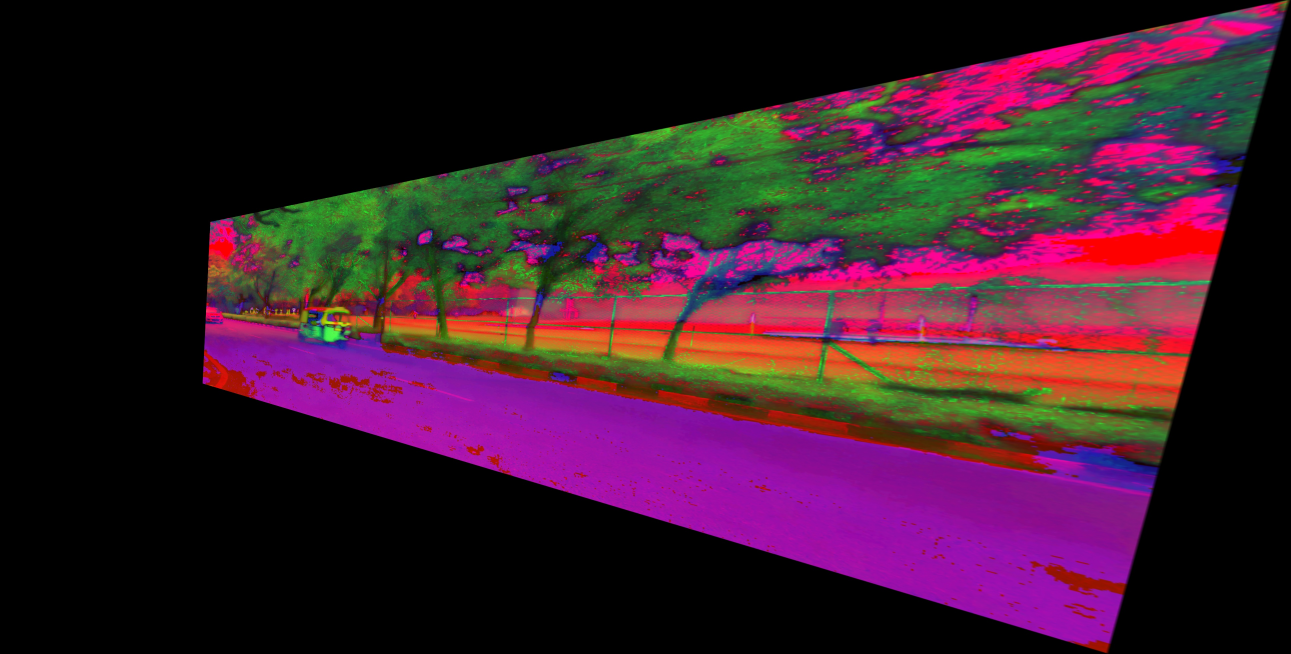
#> input picture assignment 2/1/warp2.jpg, 3872 x 1962 px, given as the content of the folder warp2.jpg, which was not available (shown at 1/3 size)
$ python image_stiching_final-2.py warp2.jpg   (Python 2 division)
#> lines starting #> are read from the running program, lines starting #| are printed output that depends on the picture; pictures that were not available may be replaced by others from this repository, and a replacement may not be noted
import cv2 as cv
import numpy as np
import glob as glob
import copy
from matplotlib import pyplot as plt
import sys

def readImages(folder):
    files = glob.glob(folder + "/*.jpg")
    #for img in files:
        #print img
    images = [cv.imread(img) for img in files]
    return images

def resizeImages(images):
    resized = []
    for img in images:
        h,w = img.shape[:2]
        r_img = cv.resize(img,(int(w/4),int(h/4)))
        r_img = cv.cvtColor(r_img,cv.COLOR_BGR2GRAY)
        resized.append(r_img)
    return resized

def getKeyPoints(images):
    surf_obj = cv.xfeatures2d.SURF_create()
    kp_des = [surf_obj.detectAndCompute(img,None) for img in images]
    return kp_des

# [268 lines left out: functions matchFeatures, refineMatch, getUCHomography, getSingleHomography, getCompleteHomography, getPsuedoHomography and 11 more, not called in this run]


def createPanorama(folder):
#> called with folder = 'warp2.jpg'
    color_images = readImages(folder)
#> in readImages, `images = [cv.imread(img) for img in files]`: images = 1 item
#> color_images = 1 item
    images = resizeImages(color_images)
#> the loop in resizeImages, `for img in images:` made 1 pass
#> (h, w) on pass 1: (1962, 3872)
#> pass 1, in resizeImages, `r_img = cv.resize(img,(int(w/4),int(h/4)))`:
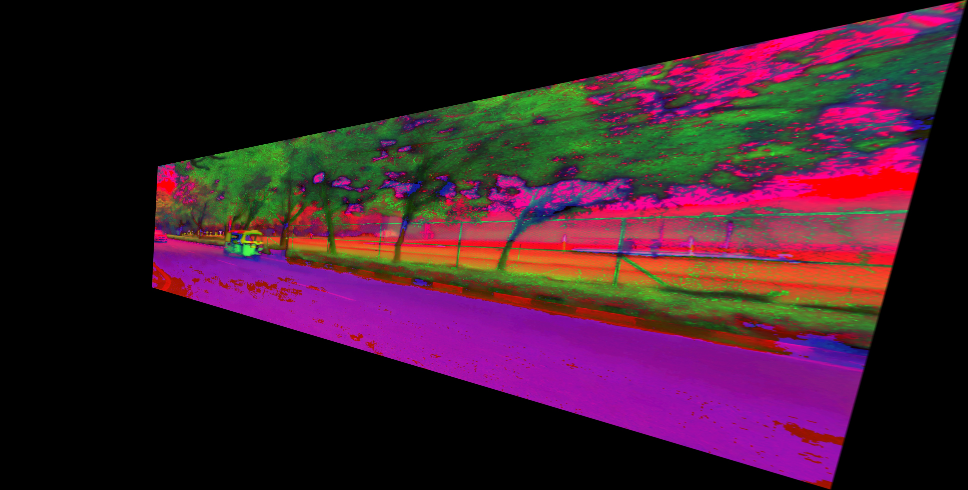
#> r_img: shape (490, 968, 3); mean B, G, R 42.5, 26.6, 59.2
#> pass 1, in resizeImages, `r_img = cv.cvtColor(r_img,cv.COLOR_BGR2GRAY)`:
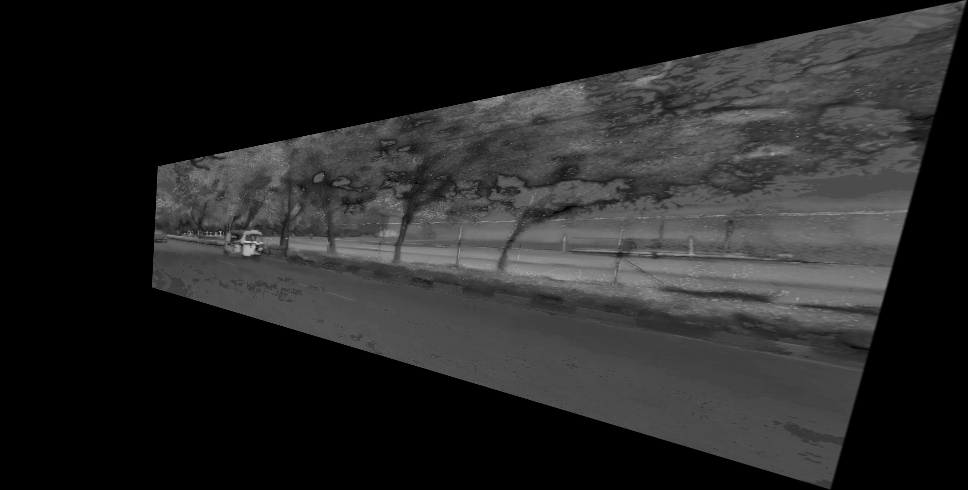
#> r_img: shape (490, 968); min 0, max 200, mean 38.1
#> images = 1 item
    kp_des = getKeyPoints(images)
    matches = matchFeatures(kp_des)
    H = getUCHomography(matches,kp_des)
    H_comp = getCompleteHomography(H)
    rem = [i for i in range(len(images))]
    seq, app_h = [], []
    a, b = findBestMatch(matches)
    base_image = b
    seq.append(b)
    app_h.append(iMatrix())
    seq.append(a)
    app_h.append(H_comp[a][b])
    rem.remove(a)
    rem.remove(b)
    while(len(rem) > 0):
        c = findNextBest(rem, seq, matches)
        app_h.append(H_comp[c][b])
    #print seq
    #print app_h

    for i in range(1,len(seq)):
        warped_img_2 = mergeImages2(images[b], images[seq[i]], app_h[i])
        out = "out" + str(i) + ".jpg"
        cv.imwrite(out, warped_img_2)
    cimg = getColorResizedimages(color_images)
    output = warpImages(cimg, seq, app_h)
    panorama = bmergeImages22(output)
    panorama = cv.cvtColor(panorama,cv.COLOR_HSV2BGR)
    #plt.imshow(panorama, 'gray'),plt.show()
    return panorama
#> (the run stopped early here; a loop or call above may not have finished)

$ run again, on assignment 2/1/warp4.jpg
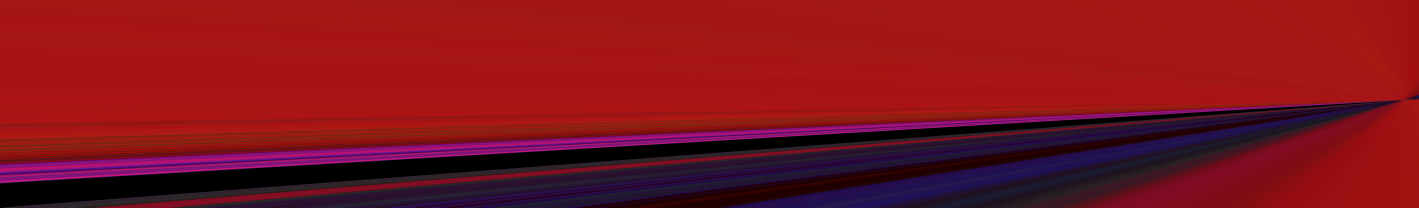
#> input picture assignment 2/1/warp4.jpg, 12767 x 1867 px, given as the content of the folder warp4.jpg, which was not available (shown at 1/9 size)
#> in readImages, `images = [cv.imread(img) for img in files]`: images = 1 item
#> the loop in resizeImages, `for img in images:` made 1 pass
#> (h, w) on pass 1: (1867, 12767)
#> pass 1, in resizeImages, `r_img = cv.resize(img,(int(w/4),int(h/4)))`:
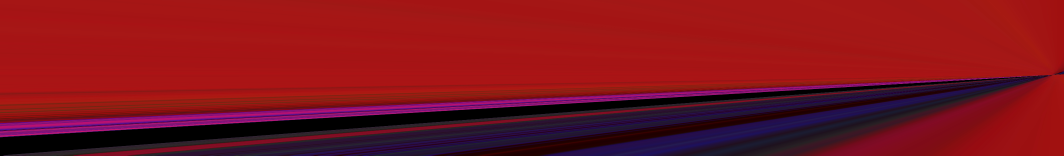
#> r_img: shape (466, 3191, 3) (shown at 1/3 size); mean B, G, R 28.6, 19, 127.7
#> pass 1, in resizeImages, `r_img = cv.cvtColor(r_img,cv.COLOR_BGR2GRAY)`:
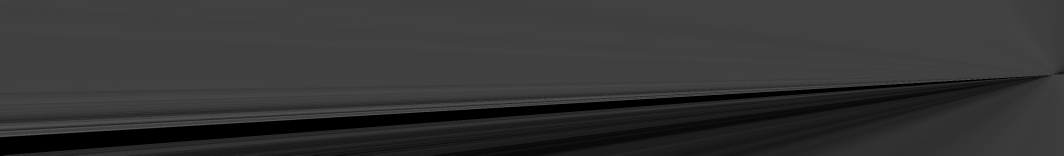
#> r_img: shape (466, 3191) (shown at 1/3 size); min 0, max 94, mean 52.6
